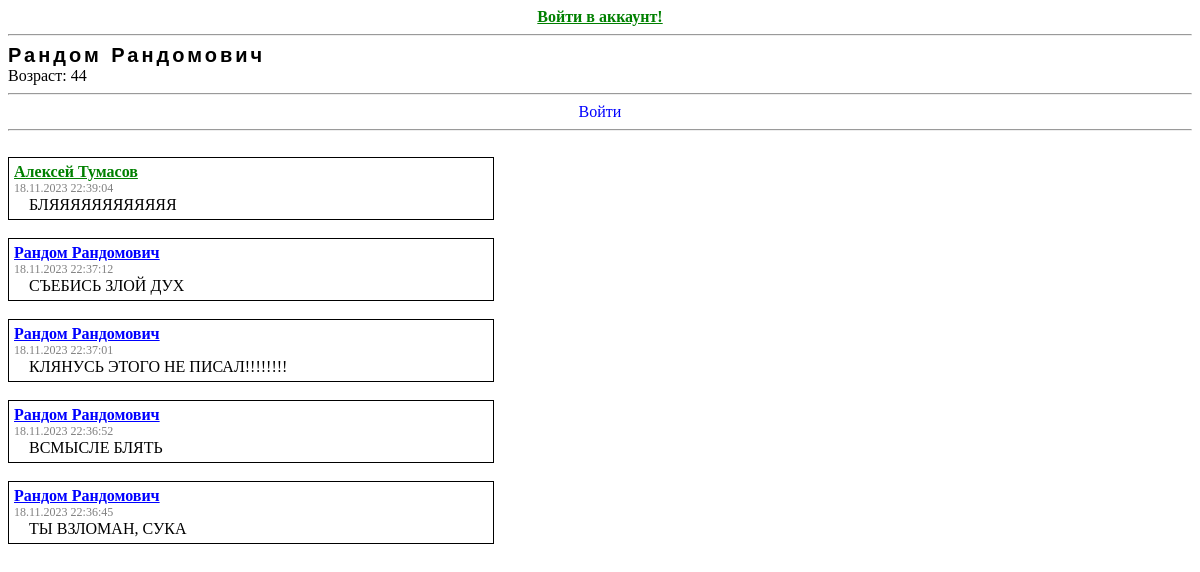
The app's page /profile.php?id=6 with its own data.
### tables this page shows
CREATE TABLE `users` (
  `id` int(10) NOT NULL COMMENT 'id записи',
  `login` varchar(128) NOT NULL COMMENT 'Логин',
  `password` varchar(128) NOT NULL COMMENT 'Пароль',
  `name` varchar(32) NOT NULL COMMENT 'Имя пользователя',
  `lastname` varchar(32) NOT NULL COMMENT 'Фамилия пользователя',
  `age` int(3) NOT NULL COMMENT 'Возраст пользователя',
  `pDescription` text NOT NULL COMMENT 'Описание к профилю'
);

CREATE TABLE `userposts` (
  `postID` int(3) NOT NULL COMMENT 'Айди поста',
  `postAuthor` int(10) NOT NULL COMMENT 'Айди автора поста',
  `postReceiver` int(10) NOT NULL COMMENT 'Айди владельца стены',
  `postData` varchar(32) NOT NULL COMMENT 'Время публикации',
  `postText` text NOT NULL COMMENT 'Текст поста'
);

### profile.php (the view, shortened to what this page needs)
<?php
	include("blocks/header.php");
	$userId = $_GET["id"];
	$mysql = mysqli_connect("localhost", "root", "", "social");
	$result = mysqli_query($mysql, "SELECT * FROM `users` WHERE `id`=".htmlspecialchars($userId).";");
	$resultArray = mysqli_fetch_array($result);
	$name = $resultArray["name"];
	$lastname = $resultArray["lastname"];
	$age = $resultArray["age"];
	$description = $resultArray["pDescription"];
?>
		<?="<a class='profileInfo'>$name $lastname</a>";?>
		<?php
			if($hasUserSession) {
				print(($_SESSION["user_id"] == $userId) ?  "<a href='editProfile.php' class='profileDescription' title='Изменить описание вашей страницы?'>$description</a>" : "<a class='profileDescription'>$description</a>");
				print("<br>");
			} else print("<a class='profileDescription'>$description</a><br>");
		?>
		Возраст: <?=$age?><br />
		<hr/>
		<?php
			($hasUserSession) ? print('<span class="logout"><a href="acts/logout.php" style="color: red;">Выйти</a></span><hr>') :  print('<a href="login.php" class="login">Войти</a><hr>');
		?>
		<br>
			<div id="posts">
			<?php
				$wallQuery = mysqli_query($mysql, "SELECT p.*, a.documentPath, u.name, u.lastname FROM `userposts` p LEFT JOIN `users` u ON p.postAuthor = u.id LEFT JOIN `userattachments` a ON p.postID = a.postId WHERE `postReceiver`='$userId' ORDER BY `postID` DESC;");
				while (($wallArray = mysqli_fetch_array($wallQuery))  != null )
				{
					$postAuthor=$wallArray["postAuthor"];
					$postData=$wallArray["postData"];
					$postText=$wallArray["postText"];
					$posterName = $wallArray["name"]." ". $wallArray["lastname"];
			?>
					<div style="padding: 5px; border: 1px solid; width: 40%;">
						<a href="profile.php?id=<?=$postAuthor;?>" style="<?=($postAuthor==$userId) ? 'color: blue;' : 'color: green'?>">
							<b><?=$posterName;?></b>
						</a>
						<br>
						<span style="color: gray; font-size: 12px;"><?=$postData;?></span>
						<br>
						<span style="font-size: 16px; padding: 15px">
							<?php
							print(htmlspecialchars($postText));
							print("<br>");
							?>
						</span>
					</div>
					<br>
			<?php
				}
			?>
			</div>
			<?php
			include("blocks/bottom.php");
			?>

### css/styles.css (style rules this page uses)
.login { color: blue; text-decoration: blink; display: block; text-align: center; align-items: s; }
.profileInfo { font-family: "Lucida Sans Unicode", "Lucida Grande", sans-serif; font-size: 20px; letter-spacing: 3px; word-spacing: 1px; color: #000000; font-weight: 700; text-decoration: none solid rgb(68, 68, 68); font-style: normal; font-variant: normal; text-transform: none; }

### records on screen
users: name "Рандом", lastname "Рандомович", age "44"
userposts: users.name+lastname "Алексей Тумасов", postData "18.11.2023 22:39:04", postText "БЛЯЯЯЯЯЯЯЯЯЯЯЯ"
userposts: users.name+lastname "Рандом Рандомович", postData "18.11.2023 22:37:12", postText "СЪЕБИСЬ ЗЛОЙ ДУХ"
userposts: users.name+lastname "Рандом Рандомович", postData "18.11.2023 22:37:01", postText "КЛЯНУСЬ ЭТОГО НЕ ПИСАЛ!!!!!!!!"
userposts: users.name+lastname "Рандом Рандомович", postData "18.11.2023 22:36:52", postText "ВСМЫСЛЕ БЛЯТЬ"
userposts: users.name+lastname "Рандом Рандомович", postData "18.11.2023 22:36:45", postText "ТЫ ВЗЛОМАН, СУКА"
